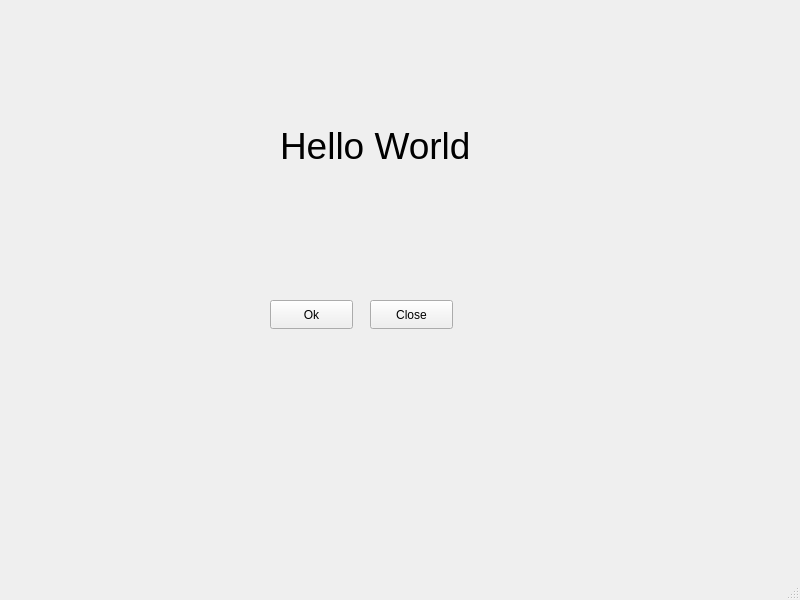
<?xml version="1.0" encoding="UTF-8"?>
<ui version="4.0">
 <class>MainWindow</class>
 <widget class="QMainWindow" name="MainWindow">
  <property name="geometry">
   <rect>
    <x>0</x>
    <y>0</y>
    <width>800</width>
    <height>600</height>
   </rect>
  </property>
  <property name="windowTitle">
   <string>MainWindow</string>
  </property>
  <widget class="QWidget" name="centralwidget">
   <widget class="QLabel" name="label">
    <property name="geometry">
     <rect>
      <x>280</x>
      <y>110</y>
      <width>261</width>
      <height>71</height>
     </rect>
    </property>
    <property name="font">
     <font>
      <pointsize>28</pointsize>
     </font>
    </property>
    <property name="text">
     <string>Hello World</string>
    </property>
   </widget>
   <widget class="QPushButton" name="pushButton">
    <property name="geometry">
     <rect>
      <x>270</x>
      <y>300</y>
      <width>83</width>
      <height>29</height>
     </rect>
    </property>
    <property name="text">
     <string>Ok</string>
    </property>
   </widget>
   <widget class="QPushButton" name="pushButton_2">
    <property name="geometry">
     <rect>
      <x>370</x>
      <y>300</y>
      <width>83</width>
      <height>29</height>
     </rect>
    </property>
    <property name="text">
     <string>Close</string>
    </property>
   </widget>
  </widget>
  <widget class="QMenuBar" name="menubar">
   <property name="geometry">
    <rect>
     <x>0</x>
     <y>0</y>
     <width>800</width>
     <height>25</height>
    </rect>
   </property>
  </widget>
  <widget class="QStatusBar" name="statusbar"/>
 </widget>
 <resources/>
 <connections>
  <connection>
   <sender>pushButton</sender>
   <signal>clicked()</signal>
   <receiver>MainWindow</receiver>
   <slot>show()</slot>
   <hints>
    <hint type="sourcelabel">
     <x>311</x>
     <y>339</y>
    </hint>
    <hint type="destinationlabel">
     <x>399</x>
     <y>299</y>
    </hint>
   </hints>
  </connection>
  <connection>
   <sender>pushButton_2</sender>
   <signal>clicked()</signal>
   <receiver>MainWindow</receiver>
   <slot>close()</slot>
   <hints>
    <hint type="sourcelabel">
     <x>411</x>
     <y>339</y>
    </hint>
    <hint type="destinationlabel">
     <x>399</x>
     <y>299</y>
    </hint>
   </hints>
  </connection>
 </connections>
</ui>
